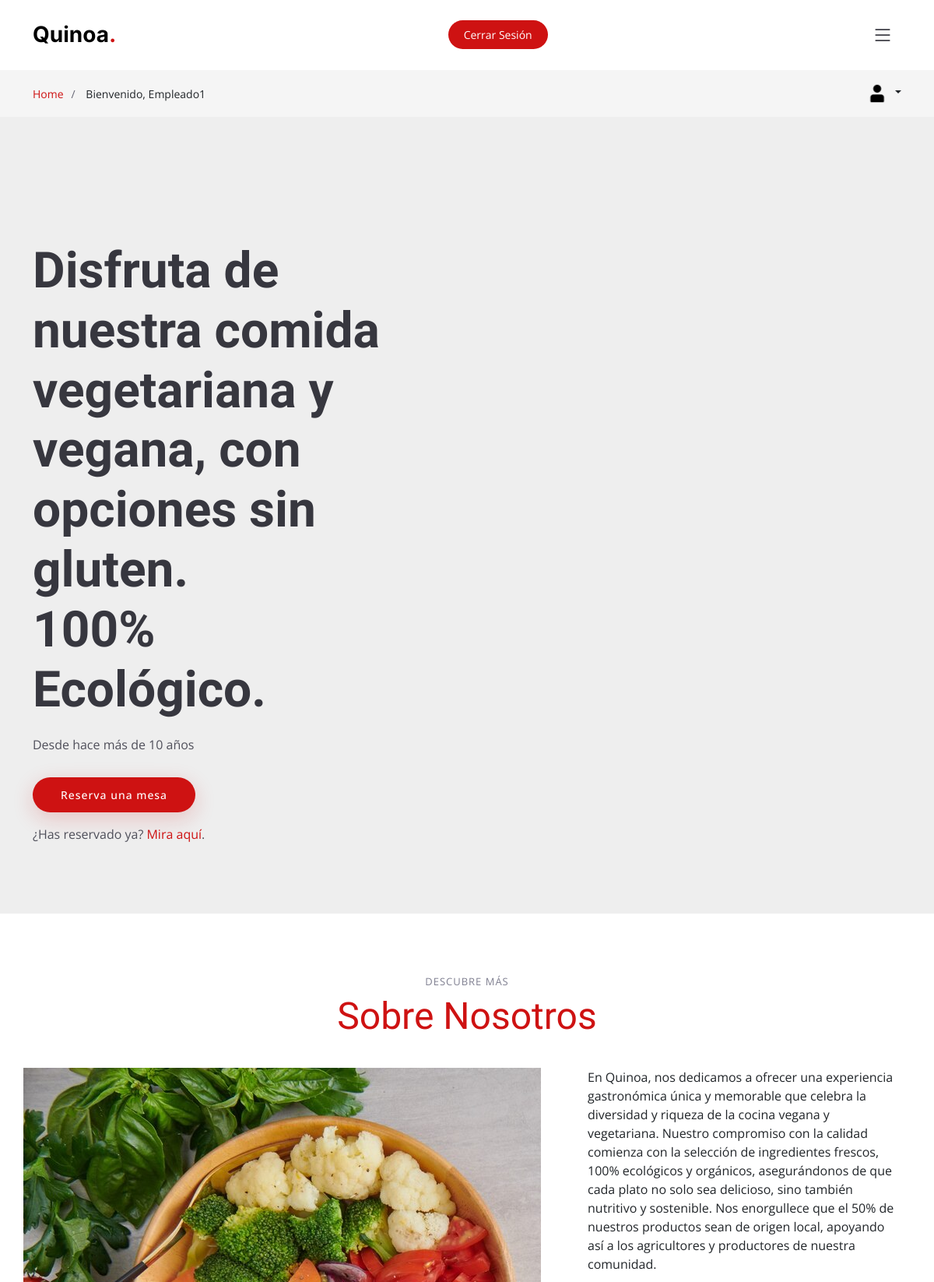
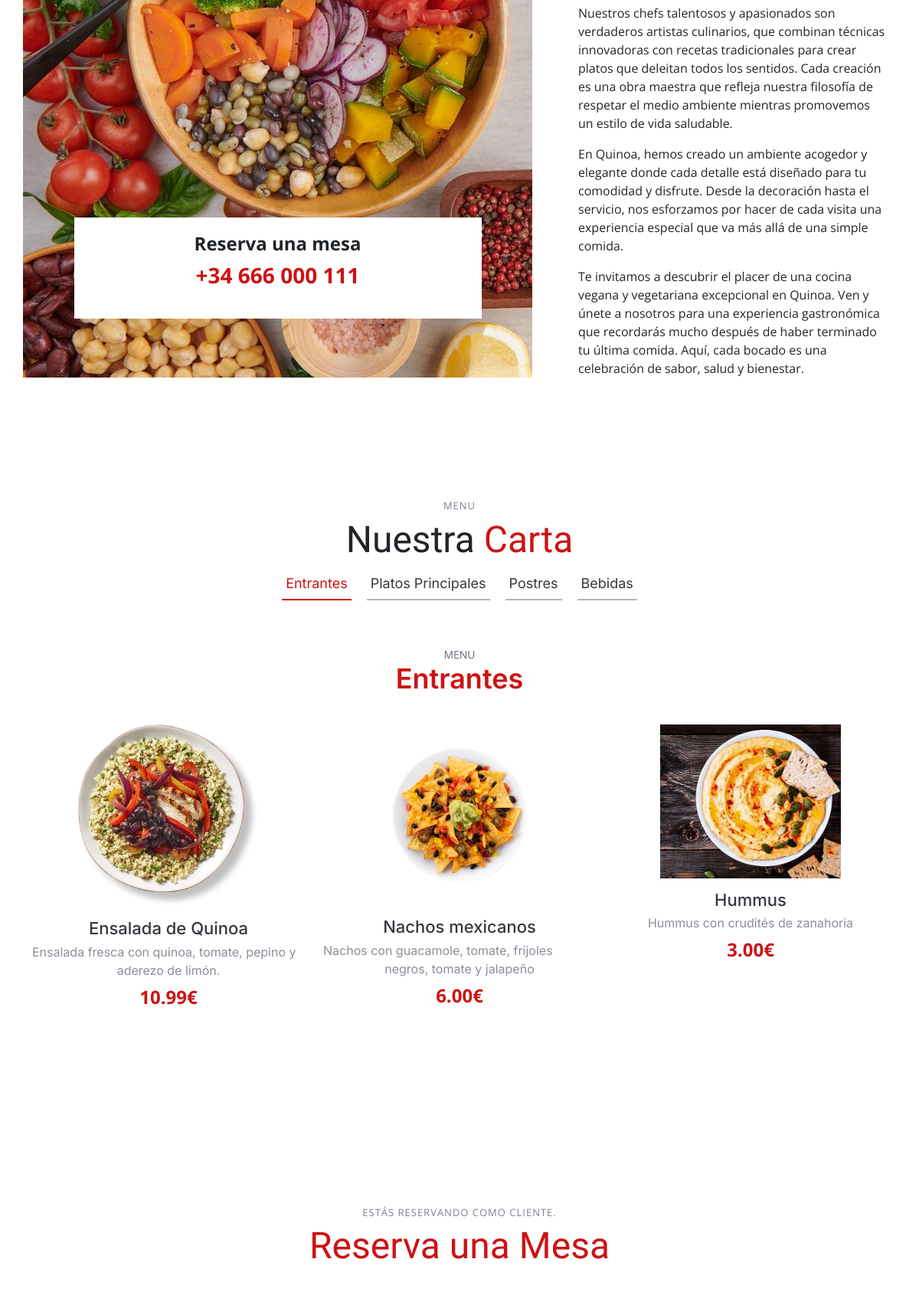
The page /indexCliente.php (signed in, upper part) on the database its author committed (2 pictures, top to bottom).
### tables this page shows
CREATE TABLE `menu` (
  `id` int(11) NOT NULL,
  `name` varchar(255) DEFAULT NULL,
  `descrip` varchar(255) DEFAULT NULL,
  `category` varchar(255) NOT NULL,
  `price` decimal(10,2) DEFAULT NULL,
  `img` varchar(255) DEFAULT NULL,
  `state` int(11) NOT NULL
);

### consultas.php (called while the page is built, shortened)
<?php
function conectar()
{
    $conexion = mysqli_connect(DB_SERVER, DB_USERNAME, DB_PASSWORD, DB_NAME);
    return $conexion;
}
function listarMenuIndex()
{
    $conexion = conectar();
    $menuItems = array();
    if ($conexion != null) {
        $sql = "SELECT * FROM menu WHERE state = 1 ORDER BY id ASC";
        $consulta = mysqli_query($conexion, $sql);
        if (mysqli_num_rows($consulta) > 0) {
            while ($datos = mysqli_fetch_assoc($consulta)) {
                $menuItems[] = $datos;
            }
        }
    }
    return $menuItems;
}

### indexCliente.php (the view, shortened to what this page needs)
<?php
require_once("consultas.php");
$menuItems = listarMenuIndex();
?>
<!DOCTYPE html>
<html lang="en">
<head>
  <link href="assets/vendor/bootstrap/css/bootstrap.min.css" rel="stylesheet">
  <link href="assets/vendor/bootstrap-icons/bootstrap-icons.css" rel="stylesheet">
  <link href="assets/vendor/aos/aos.css" rel="stylesheet">
  <link href="assets/vendor/glightbox/css/glightbox.min.css" rel="stylesheet">
  <link href="assets/vendor/swiper/swiper-bundle.min.css" rel="stylesheet">
  <link href="assets/css/main.css" rel="stylesheet">
</head>
<body>
  <header id="header" class="header fixed-top d-flex align-items-center">
    <div class="container d-flex align-items-center justify-content-between">
      <a href="indexCliente.php" class="logo d-flex align-items-center me-auto me-lg-0">
        <h1>Quinoa<span>.</span></h1>
      </a>
      <a class="btn-book-a-table" href="iniciosesion.php" name="logout">Cerrar Sesión</a>
      <i class="mobile-nav-toggle mobile-nav-show bi bi-list"></i>
    </div>
  </header>
  <main id="main">
    <div class="breadcrumbs">
      <div class="container">
        <div class="d-flex justify-content-between align-items-center">
          <ol>
            <li><a href="indexCliente.php">Home</a></li>
            <li>
              Bienvenido, <?php echo $_SESSION["login"]["name"]; ?>
            </li>
          </ol>
          <div class="dropdown book-a-table">
            <a class="nav-link dropdown-toggle" data-bs-toggle="dropdown" href="#" role="button" aria-haspopup="true"
              aria-expanded="false">
              <img src="img/usuario.png" alt="Perfil" width="30" height="30">
            </a>
          </div>
        </div>
      </div>
    </div>
    <section id="hero" class="hero d-flex align-items-center section-bg">
      <div class="container">
        <div class="row justify-content-between gy-5">
          <div
            class="col-lg-5 order-2 order-lg-1 d-flex flex-column justify-content-center align-items-center align-items-lg-start text-center text-lg-start">
            <h2 data-aos="fade-up">Disfruta de nuestra comida vegetariana y vegana, con opciones sin gluten.
              <br>100% Ecológico.
            </h2>
            <p data-aos="fade-up" data-aos-delay="100">Desde hace más de 10 años</p>
            <div class="d-flex" data-aos="fade-up" data-aos-delay="200">
              <a href="#reserva" class="btn-book-a-table">Reserva una mesa</a>
            </div>
            <p class="mt-3 text-center" data-aos="fade-up" data-aos-delay="200">
              ¿Has reservado ya? <a href="#" data-bs-toggle="modal" data-bs-target="#modalReservas">Mira aquí</a>.
            </p>
          </div>
          <div class="col-lg-5 order-1 order-lg-2 text-center text-lg-start">
          </div>
        </div>
      </div>
    </section>
    <section id="about" class="about">
      <div class="container" data-aos="fade-up">
        <div class="section-header">
          <h2>Descubre Más</h2>
          <p><span>Sobre Nosotros</span></p>
        </div>
        <div class="row gy-4">
          <div class="col-lg-7 position-relative about-img" style="background-image: url(assets/img/about.jpg) ;"
            data-aos="fade-up" data-aos-delay="150">
            <div class="call-us position-absolute">
              <h4>Reserva una mesa</h4>
            <p>+34  666 000 111</p>
          </div>
        </div>
        <div class="col-lg-5 d-flex align-items-end" data-aos="fade-up" data-aos-delay="300">
          <div class="content ps-0 ps-lg-5">
            <p>
              En Quinoa, nos dedicamos a ofrecer una experiencia gastronómica única y memorable que celebra la diversidad y riqueza de la cocina vegana y vegetariana. Nuestro compromiso con la calidad comienza con la selección de ingredientes frescos, 100% ecológicos y orgánicos, asegurándonos de que cada plato no solo sea delicioso, sino también nutritivo y sostenible. Nos enorgullece que el 50% de nuestros productos sean de origen local, apoyando así a los agricultores y productores de nuestra comunidad.
            </p>
            <p>
                Nuestros chefs talentosos y apasionados son verdaderos artistas culinarios, que combinan técnicas innovadoras con recetas tradicionales para crear platos que deleitan todos los sentidos. Cada creación es una obra maestra que refleja nuestra filosofía de respetar el medio ambiente mientras promovemos un estilo de vida saludable.
            </p>
            <p>
                En Quinoa, hemos creado un ambiente acogedor y elegante donde cada detalle está diseñado para tu comodidad y disfrute. Desde la decoración hasta el servicio, nos esforzamos por hacer de cada visita una experiencia especial que va más allá de una simple comida.
            </p>
            <p>
                Te invitamos a descubrir el placer de una cocina vegana y vegetariana excepcional en Quinoa. Ven y únete a nosotros para una experiencia gastronómica que recordarás mucho después de haber terminado tu última comida. Aquí, cada bocado es una celebración de sabor, salud y bienestar.
            </p>
            </div>
          </div>
        </div>
      </div>
    </section>
    <section id="menu" class="menu">
      <div class="container" data-aos="fade-up">
        <div class="section-header">
          <h2>Menu</h2>
          <p>Nuestra <span>Carta</span></p>
          <ul class="nav nav-tabs d-flex justify-content-center" data-aos="fade-up" data-aos-delay="200">
            <li class="nav-item">
              <a class="nav-link active show" data-bs-toggle="tab" data-bs-target="#menu-starters">
                <h4>Entrantes</h4>
              </a>
            </li>
            <li class="nav-item">
              <a class="nav-link" data-bs-toggle="tab" data-bs-target="#menu-main">
                <h4>Platos Principales</h4>
              </a>
            <li class="nav-item">
              <a class="nav-link" data-bs-toggle="tab" data-bs-target="#menu-desserts">
                <h4>Postres</h4>
              </a>
            </li>
            <li class="nav-item">
              <a class="nav-link" data-bs-toggle="tab" data-bs-target="#menu-drinks">
                <h4>Bebidas</h4>
              </a>
            </li>
          </ul>
        </div>
        <div class="tab-content" data-aos="fade-up" data-aos-delay="300">
          <div class="tab-pane fade active show" id="menu-starters">
            <div class="tab-header text-center">
              <p>Menu</p>
              <h3>Entrantes</h3>
            </div>
            <div class="row gy-5">
              <?php
              foreach ($menuItems as $item) {
                if ($item['category'] === 'Entrante') {
                  echo '<div class="col-lg-4 menu-item">';
                  echo '<a href="' . $item["img"] . '" class="glightbox"><img src="' . $item["img"] . '" class="menu-img img-fluid" alt=""></a>';
                  echo '<h4>' . $item["name"] . '</h4>';
                  echo '<p class="ingredients">' . $item["descrip"] . '</p>';
                  echo '<p class="price">' . $item["price"] . '€</p>';
                  echo '</div>';
                }
              }
              ?>
            </div>
          </div>
        </div>
      </div>
    </section>
    <section id="reservar" class="sample-page">
      <div class="container" data-aos="fade-up">
        <section id="book-a-table" class="book-a-table">
          <div class="container" data-aos="fade-up">
            <div class="section-header">
              <h2>Estás reservando como cliente.</h2>
              <p> <span>Reserva una Mesa</span> </p>
            </div>
          </div>
        </section>
      </div>
    </section>
</body>
</html>

### rows shown on the page
menu: img (picture), name "Ensalada de Quinoa", descrip "Ensalada fresca con quinoa, tomate, pepino y aderezo de limón.", price "10.99"
menu: img (picture), name "Nachos mexicanos", descrip "Nachos con guacamole, tomate, frijoles negros, tomate y jalapeño", price "6.00"
menu: img (picture), name "Hummus", descrip "Hummus con crudités de zanahoria", price "3.00"

### other values the page prints
$_SESSION["login"]["name"] "Empleado1"
